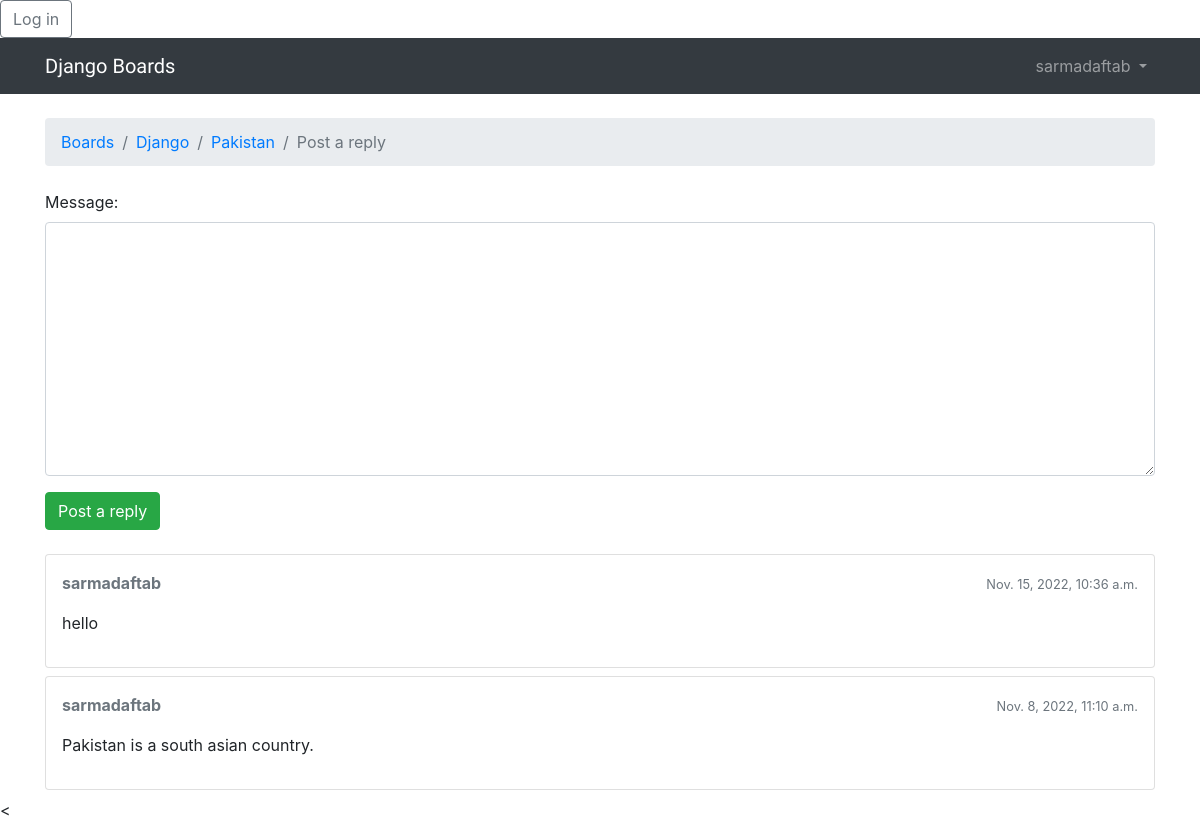
The page /boards/1/topics/10/reply/ (signed in) on the database its author committed.
### boards/models.py (models this page shows, shortened)
class Topic(models.Model):
    subject = models.CharField(
        max_length=255)  # Some fields have required arguments, such as the CharField. We should always set a max_length. This information will be used to create the database column. Django needs to know how big the database column needs to be. The max_length parameter will also be used by the Django Forms API, to validate user input.
    last_updated = models.DateTimeField(auto_now_add=True)
    board = models.ForeignKey(
        Board, related_name='topics', on_delete=models.CASCADE, )
    starter = models.ForeignKey(
        User, related_name='topics', on_delete=models.CASCADE, )
    views = models.PositiveIntegerField(default=0)
    def get_last_ten_posts(self):
        return self.posts.order_by('-created_at')[:10]

class Board(models.Model):
    name = models.CharField(max_length=30,
                            unique=True, )  # In the Board model definition, more specifically in the name field, we are also setting the parameter unique=True, as the name suggests, it will enforce the uniqueness of the field at the database level.
    description = models.CharField(max_length=100)

class Post(models.Model):
    message = models.TextField(max_length=4000)
    topic = models.ForeignKey(
        Topic, related_name='posts',
        on_delete=models.CASCADE, )  # In the Post model, the created_at field has an optional parameter, the auto_now_add set to True. This will instruct Django to set the current date and time when a Post object is created.
    created_at = models.DateTimeField(auto_now_add=True)
    updated_at = models.DateTimeField(null=True)
    created_by = models.ForeignKey(
        User, related_name='posts', on_delete=models.CASCADE, )
    updated_by = models.ForeignKey(User, null=True, related_name='+', on_delete=models.CASCADE, )
    def get_message_as_markdown(self):
        return mark_safe(markdown(self.message, safe_mode='escape'))

### boards/views.py (the view)
# urls.py: path('boards/<int:pk>/topics/<int:topic_pk>/reply/', board_views.reply_topic, name='reply_topic'),
@login_required
def reply_topic(request, pk, topic_pk):
    topic = get_object_or_404(Topic, board__pk=pk, pk=topic_pk)
    if request.method == 'POST':
        form = PostForm(request.POST)
        if form.is_valid():
            post = form.save(commit=False)
            post.topic = topic
            post.created_by = request.user
            post.save()
            topic.last_updated = timezone.now()
            topic.save()
            topic_url = reverse('topic_posts', kwargs={'pk': pk, 'topic_pk': topic_pk})
            topic_post_url = '{url}?page={page}#{id}'.format(
                url=topic_url,
                id=post.pk,
                page=topic.get_page_count()
            )
            return redirect(topic_post_url)
    else:
        form = PostForm()
    return render(request, 'reply_topic.html', {'topic': topic, 'form': form})

### boards/forms.py
class PostForm(forms.ModelForm):
    class Meta:
        model = Post
        fields = ['message', ]

### boards/templatetags/form_tags.py (called while the page is built)
@register.filter
def input_class(bound_field):
    css_class = ''
    if bound_field.form.is_bound:
        if bound_field.errors:
            css_class = 'is-invalid'
        elif field_type(bound_field) != 'PasswordInput':
            css_class = 'is-valid'
    return 'form-control {}'.format(css_class)

### templates/reply_topic.html (shortened to what this page needs)
{% extends 'base.html' %}
{% load static %}
{% block stylesheet %}
  <link rel="stylesheet" href="https://cdn.jsdelivr.net/simplemde/latest/simplemde.min.css">
{% endblock %}
{% block javascript %}
  <<script src="https://cdn.jsdelivr.net/simplemde/latest/simplemde.min.js"></script>
{% endblock %}
{% block breadcrumb %}
    <li class="breadcrumb-item"><a href="{% url 'home' %}">Boards</a></li>
    <li class="breadcrumb-item"><a href="{% url 'board_topics' topic.board.pk %}">{{ topic.board.name }}</a></li>
    <li class="breadcrumb-item"><a href="{% url 'topic_posts' topic.board.pk topic.pk %}">{{ topic.subject }}</a></li>
    <li class="breadcrumb-item active">Post a reply</li>
{% endblock %}
{% block content %}
    <form method="post" class="mb-4">
        {% include 'includes/form.html' %}
        <button type="submit" class="btn btn-success">Post a reply</button>
    </form>
    {% for post in topic.get_last_ten_posts %}
        <div class="card mb-2">
            <div class="card-body p-3">
                <div class="row mb-3">
                    <div class="col-6">
                        <strong class="text-muted">{{ post.created_by.username }}</strong>
                    </div>
                    <div class="col-6 text-right">
                        <small class="text-muted">{{ post.created_at }}</small>
                    </div>
                </div>
                {{ post.get_message_as_markdown }}
            </div>
        </div>
    {% endfor %}
{% endblock %}

### templates/base.html (shortened to what this page needs)
{% load static %}<!DOCTYPE html>
<html>
  <head>
    <link rel="stylesheet" href="{% static 'css/bootstrap.min.css' %}">
    <link rel="stylesheet" href="{% static 'css/app.css' %}">
    <a href="{% url 'login' %}" class="btn btn-outline-secondary">Log in</a>
    {% block stylesheet %}{% endblock %}
  </head>
  <body>
    {% block body %}
     <nav class="navbar navbar-expand-sm navbar-dark bg-dark">
  <div class="container">
    <a class="navbar-brand" href="{% url 'home' %}">Django Boards</a>
    <div class="collapse navbar-collapse" id="mainMenu">
      {% if user.is_authenticated %}
        <ul class="navbar-nav ml-auto">
          <li class="nav-item dropdown">
            <a class="nav-link dropdown-toggle" href="#" id="userMenu" data-toggle="dropdown" aria-haspopup="true" aria-expanded="false">
              {{ user.username }}
            </a>
          </li>
        </ul>
      {% else %}
        <form class="form-inline ml-auto">
          <a href="#" class="btn btn-outline-secondary">Log in</a>
          <a href="{% url 'signup' %}" class="btn btn-primary ml-2">Sign up</a>
        </form>
      {% endif %}
    </div>
  </div>
</nav>
      <div class="container">
        <ol class="breadcrumb my-4">
          {% block breadcrumb %}
          {% endblock %}
        </ol>
        {% block content %}
        {% endblock %}
      </div>
    {% endblock body %}
    {% block javascript %}{% endblock %}
  </body>
</html>

### static/css/app.css (style rules this page uses)
.navbar-brand { font-family: 'Peralta', cursive; }

### rows shown on the page
Topic: board.name "Django", subject "Pakistan"
Post: created_by.username "sarmadaftab", created_at "Nov. 15, 2022, 10:36 a.m.", get_message_as_markdown "hello"
Post: created_by.username "sarmadaftab", created_at "Nov. 8, 2022, 11:10 a.m.", get_message_as_markdown "Pakistan is a south asian country."

### other values the page prints
{{ user.username }} "sarmadaftab"
{{ field.label_tag }} "Message:"
